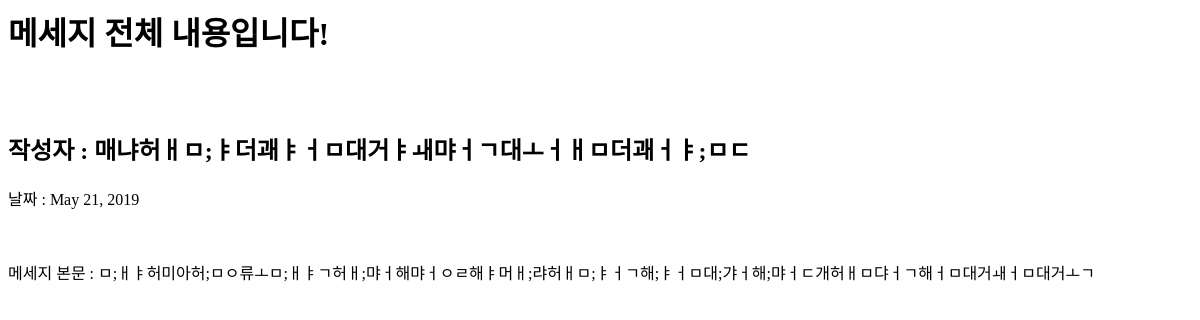
/blog/5, run on an earlier commit of the app's database.
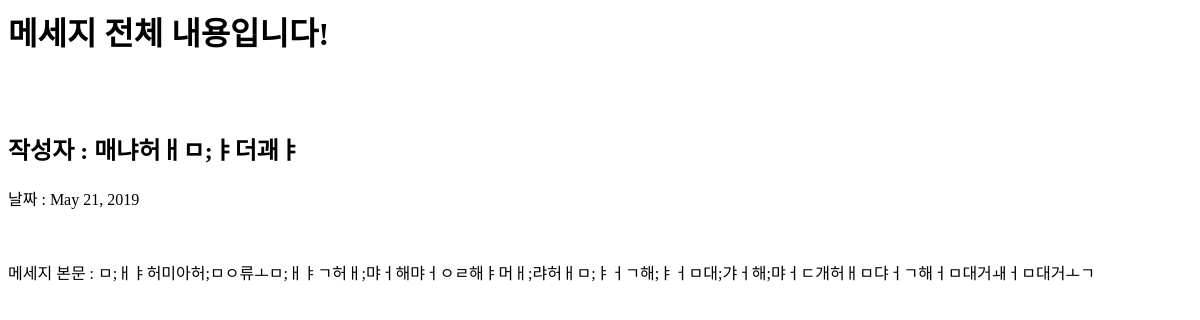
And on a later commit of the database.
### blog/models.py (models this page shows, shortened)
class Blog(models.Model):
    name = models.CharField(max_length=15)
    date = models.DateField('date')
    message = models.TextField()

### blog/views.py (the view)
# urls.py: path('blog/<int:blog_id>', blog.views.detail, name="detail"),
def detail(request, blog_id):
    blog_detail = get_object_or_404(Blog, pk = blog_id)
    return render(request, 'detail.html', {'blog':blog_detail})

### blog/templates/detail.html (shortened to what this page needs)
<h1>메세지 전체 내용입니다!</h1>
<h2>작성자 : {{blog.name}}</h2>
<p>날짜 : {{blog.date}}</p>
<p>메세지 본문 : {{blog.message}}</p>

What changed in the data, as far as the page shows it:
changed Blog "ㅁ;ㅐㅑ허미아허;ㅁㅇ류ㅗㅁ;ㅐㅑㄱ허ㅐ;먀ㅓ해먀ㅓㅇㄹ해ㅑ머ㅐ;랴허ㅐㅁ;ㅑㅓㄱ해;ㅑㅓㅁ대;갸ㅓ해;먀ㅓㄷ개허ㅐㅁ댜ㅓㄱ해ㅓㅁ대거ㅙㅓㅁ대거ㅗㄱ": name "매냐허ㅐㅁ;ㅑ더괘ㅑㅓㅁ대거ㅑㅙ먀ㅓㄱ대ㅗㅓㅐㅁ더괘ㅓㅑ;ㅁㄷ" → "매냐허ㅐㅁ;ㅑ더괘ㅑ"
